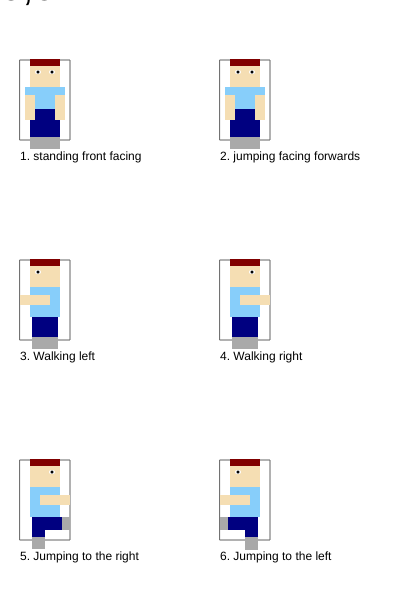
Frame 1 (no input)
Frame 60 (no input): identical to frame 1, image omitted
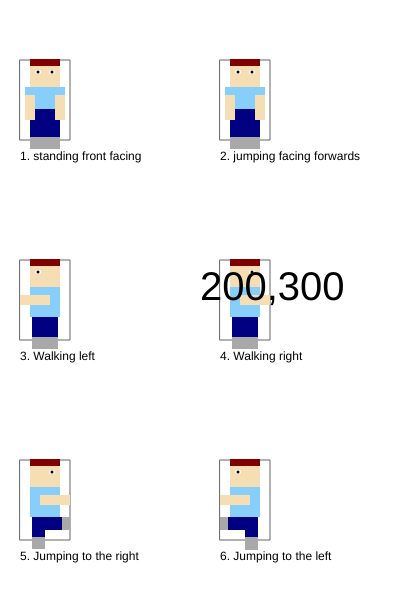
Frame 120 (the mouse pressed at the canvas centre since frame 60)

The p5.js sketch that drew these frames (run headless with seeded random() and noise() and a simulated clock; from frame 60 on, the mouse is pressed at the canvas centre):

// p5.js sketch
// ── sketch.js
/*

The Game Project

2 - Game character

Use p5 drawing functions such as rect, ellipse, line, triangle and
point to draw the different states of your game character.

Write the code so that your character appears inside the box for each
state.

IMPORTANT: For each box the variables gameChar_x & gameChar_y are set to the bottom
center of the box. You must combine these variables with arithmetic to
determine the position of each shape that you draw. This will later allow
you to adjust the position of your game character.

Each state is worth two marks:

//standing front facing = 2
//jumping facing forwards = 2
//walking left = 2
//walking right = 2
//jumping left and jumping right = 2

0 marks = not a reasonable attempt
1 mark = attempted but it lacks detail and you didn't use gameChar_x and gameChar_y correctly
2 marks = you've used a selction of shape functions and made consistent use of gameChar_x and gameChar_y

WARNING: Do not get too carried away. Around 10-20 lines of code should work for each state of your game character.

*/

var gameChar_x = 0;
var gameChar_y = 0;
var skinColor, shirtColor, trouserColor, shoesColor; // colours 


function setup()
{
	createCanvas(400, 600);
	var skinColor = color(245,222,179);//Wheat
	var shirtColor = color(135,206,250) // LightSkyBlue
	var trouserColor = color(0,0,128) // Navy
	var shoesColor = color(169,169,169) // DarkGray
}

function draw()
{
	background(255);

	//Standing, facing frontwards

	stroke(100);
	noFill();
	rect(20, 60, 50, 80);
	noStroke();
	fill(0);
	text("1. standing front facing", 20, 160);

	gameChar_x = 45;
	gameChar_y = 137;
	//Add your code here ...

	//Standing, facing frontwards
	var skinColor = color(245,222,179);//Wheat
	var shirtColor = color(135,206,250) // LightSkyBlue
	var trouserColor = color(0,0,128) // Navy
	var shoesColor = color(169,169,169) // DarkGray
	//head
	fill(skinColor)
	rect(gameChar_x-15, gameChar_y-80+2, 30, 28);
	fill(128,0,0)//maroon
	rect(gameChar_x-15, gameChar_y-80+2, 30, 7); // hair
		//eyes whites
		fill(255);
		ellipse(gameChar_x-7, gameChar_y-65, 6,4);
		ellipse(gameChar_x+7, gameChar_y-65, 6,4);
		//eyes pupil
		fill (0);
		ellipse(gameChar_x-7, gameChar_y-65, 3,3);
		ellipse(gameChar_x+7, gameChar_y-65, 3,3);
	//body
	fill(shirtColor); // LightSkyBlue
	rect(gameChar_x-20, gameChar_y-50, 40, 30);
	//Legs
	fill(trouserColor); // Navy
	rect(gameChar_x-15, gameChar_y-28, 30, 40);
	//arms 
	fill(skinColor) // PeachPuff
	rect(gameChar_x-20, gameChar_y-42, 10, 25); // left
	rect(gameChar_x+10, gameChar_y-42, 10, 25); // right
	//feet
	fill(shoesColor) // DarkGray
	rect(gameChar_x-15, gameChar_y, 30, 12);



	//Jumping facing forwards
	stroke(100);
	noFill();
	rect(220, 60, 50, 80);
	noStroke();
	fill(0);
	text("2. jumping facing forwards", 220, 160);

	gameChar_x = 245;
	gameChar_y = 137;
	//Add your code here ...
		//Jumping facing forwards
		var skinColor = color(245,222,179);//Wheat
		var shirtColor = color(135,206,250) // LightSkyBlue
		var trouserColor = color(0,0,128) // Navy
		var shoesColor = color(169,169,169) // DarkGray
		//head
		fill(skinColor)
		rect(gameChar_x-15, gameChar_y-80+2, 30, 28);
		fill(128,0,0)//maroon
		rect(gameChar_x-15, gameChar_y-80+2, 30, 7); // hair
			//eyes whites
			fill(255);
			ellipse(gameChar_x-7, gameChar_y-65, 6,4);
			ellipse(gameChar_x+7, gameChar_y-65, 6,4);
			//eyes pupil
			fill (0);
			ellipse(gameChar_x-7, gameChar_y-65, 3,3);
			ellipse(gameChar_x+7, gameChar_y-65, 3,3);
		//body
		fill(shirtColor); // LightSkyBlue
		rect(gameChar_x-20, gameChar_y-50, 40, 30);
		//Legs
		fill(trouserColor); // Navy
		rect(gameChar_x-15, gameChar_y-28, 30, 40);
		//arms 
		fill(skinColor) // PeachPuff	
		rect(gameChar_x-20, gameChar_y-42, 10, 25); // left
		rect(gameChar_x+10, gameChar_y-42, 10, 25); // right
		//feet
		fill(shoesColor) // DarkGray
		rect(gameChar_x-15, gameChar_y, 30, 12);



	//Walking, turned left
	stroke(100);
	noFill();
	rect(20, 260, 50, 80);
	noStroke();
	fill(0);
	text("3. Walking left", 20, 360);

	gameChar_x = 45;
	gameChar_y = 337;
	//Add your code here ...
	//Walking, turned left
	var skinColor = color(245,222,179);//Wheat
	var shirtColor = color(135,206,250) // LightSkyBlue
	var trouserColor = color(0,0,128) // Navy
	var shoesColor = color(169,169,169) // DarkGray
	//head
	fill(skinColor)
	rect(gameChar_x-15, gameChar_y-80+2, 30, 28);
	fill(128,0,0)//maroon
	rect(gameChar_x-15, gameChar_y-80+2, 30, 7); // hair
		//eyes whites
		fill(255);
		ellipse(gameChar_x-7, gameChar_y-65, 6,4); // left
		// ellipse(gameChar_x+7, gameChar_y-65, 6,4); // right
		//eyes pupil
		fill (0);
		ellipse(gameChar_x-7, gameChar_y-65, 3,3); // left
		// ellipse(gameChar_x+7, gameChar_y-65, 3,3);// right
		//Legs
		fill(trouserColor); // Navy
		rect(gameChar_x-13, gameChar_y-28, 26, 40);
	//body
	fill(shirtColor); // LightSkyBlue
	rect(gameChar_x-15, gameChar_y-50, 30, 30);
	//arms 
	fill(skinColor) // PeachPuff	
	// rect(gameChar_x-20, gameChar_y-42, 10, 25); // left side - right arm
	rect(gameChar_x-25, gameChar_y-42, 30, 10); // right side - left arm pointing left

	// rect(gameChar_x-5, gameChar_y-42, 10, 25); // right side - left arm pointing down
	//feet
	fill(shoesColor) // DarkGray
	rect(gameChar_x-13, gameChar_y, 26, 12);


	//Walking, turned right
	stroke(100);
	noFill();
	rect(220, 260, 50, 80);
	noStroke();
	fill(0);
	text("4. Walking right", 220, 360);

	gameChar_x = 245;
	gameChar_y = 337;
	var skinColor = color(245,222,179);//Wheat
	var shirtColor = color(135,206,250) // LightSkyBlue
	var trouserColor = color(0,0,128) // Navy
	var shoesColor = color(169,169,169) // DarkGray

	// Walking Turned Right
	//head
	fill(skinColor)
	rect(gameChar_x-15, gameChar_y-80+2, 30, 28);
	fill(128,0,0)//maroon
	rect(gameChar_x-15, gameChar_y-80+2, 30, 7); // hair
		//eyes whites
		fill(255);
		// ellipse(gameChar_x-7, gameChar_y-65, 6,4); // left
		ellipse(gameChar_x+7, gameChar_y-65, 6,4); // right
		//eyes pupil
		fill (0);
		// ellipse(gameChar_x-7, gameChar_y-65, 3,3); // left
		ellipse(gameChar_x+7, gameChar_y-65, 3,3);// right
		
		//Legs
		fill(trouserColor); // Navy
		rect(gameChar_x-13, gameChar_y-28, 26, 40);
	//body
	fill(shirtColor); // LightSkyBlue
	rect(gameChar_x-15, gameChar_y-50, 30, 30);
	//arms 
	fill(skinColor) // PeachPuff	
	// rect(gameChar_x-20, gameChar_y-42, 10, 25); // left
	// rect(gameChar_x-5, gameChar_y-42, 10, 25); // right
	// rect(gameChar_x-25, gameChar_y-42, 30, 10); // right side - left arm point left
	rect(gameChar_x-5, gameChar_y-42, 30, 10); // Right arm pointing right

	//feet
	fill(shoesColor) // DarkGray
	rect(gameChar_x-13, gameChar_y, 26, 12);

//Jumping right
	stroke(100);
	noFill();
	rect(20, 460, 50, 80);
	noStroke();
	fill(0);
	text("5. Jumping to the right", 20, 560);

	gameChar_x = 45;
	gameChar_y = 537;
	//Add your code here ...
// Jumping Turned Right
	//head
	fill(skinColor)
	rect(gameChar_x-15, gameChar_y-80+2, 30, 28);
	fill(128,0,0)//maroon
	rect(gameChar_x-15, gameChar_y-80+2, 30, 7); // hair
		//eyes whites
		fill(255);
		// ellipse(gameChar_x-7, gameChar_y-65, 6,4); // left
		ellipse(gameChar_x+7, gameChar_y-65, 6,4); // right
		//eyes pupil
		fill (0);
		// ellipse(gameChar_x-7, gameChar_y-65, 3,3); // left
		ellipse(gameChar_x+7, gameChar_y-65, 3,3);// right
		//Legs
		fill(trouserColor); // Navy
		rect(gameChar_x-13, gameChar_y-28, 13, 40); // left side , right leg straight while jumping right
		rect(gameChar_x, gameChar_y-20, 22, 13); // right side , left leg up while jumping right
	//body
	fill(shirtColor); // LightSkyBlue
	rect(gameChar_x-15, gameChar_y-50, 30, 30);
	//arms 
	fill(skinColor) // PeachPuff	
	// rect(gameChar_x-20, gameChar_y-42, 10, 25); // left
	// rect(gameChar_x-5, gameChar_y-42, 10, 25); // right
	rect(gameChar_x-5, gameChar_y-42, 30, 10); // Right arm pointing right

	//feet
	fill(shoesColor) // DarkGray
	rect(gameChar_x-13, gameChar_y, 13, 12); // left side, right foot/shoe while jumping
	rect(gameChar_x+17, gameChar_y-20, 8, 13); // right side, left left foot/shoe while jumping 


	//Jumping to the left
	stroke(100);
	noFill();
	rect(220, 460, 50, 80);
	noStroke();
	fill(0);
	text("6. Jumping to the left", 220, 560);

	gameChar_x = 245;
	gameChar_y = 537;
	//Add your code here ...

//Jumping, turned left
var skinColor = color(245,222,179);//Wheat
var shirtColor = color(135,206,250) // LightSkyBlue
var trouserColor = color(0,0,128) // Navy
var shoesColor = color(169,169,169) // DarkGray
//head
fill(skinColor)
rect(gameChar_x-15, gameChar_y-80+2, 30, 28);
fill(128,0,0)//maroon
rect(gameChar_x-15, gameChar_y-80+2, 30, 7); // hair
	//eyes whites
	fill(255);
	ellipse(gameChar_x-7, gameChar_y-65, 6,4); // left
	// ellipse(gameChar_x+7, gameChar_y-65, 6,4); // right
	//eyes pupil
	fill (0);
	ellipse(gameChar_x-7, gameChar_y-65, 3,3); // left
	// ellipse(gameChar_x+7, gameChar_y-65, 3,3);// right
	//Legs
	fill(trouserColor); // Navy
	rect(gameChar_x, gameChar_y-28, 13, 40); // right side, left leg straight while jumping left
	rect(gameChar_x-20, gameChar_y-20, 20, 13); // left side , right left bent while jumping left
//body
fill(shirtColor); // LightSkyBlue
rect(gameChar_x-15, gameChar_y-50, 30, 30);
//arms 
fill(skinColor) // PeachPuff	
// rect(gameChar_x-20, gameChar_y-42, 10, 25); // left

rect(gameChar_x-25, gameChar_y-42, 30, 10); // right
//feet
fill(shoesColor) // DarkGray
rect(gameChar_x, gameChar_y, 13, 13); // right side, right foot/shoe while jumping
rect(gameChar_x-25, gameChar_y-20, 8, 13); // left side, right foot/shoe bent while jumping 
 
	 // a helpful mouse coordinate pointer
	 push()
	 fill(0,0,0);
	 textSize(40)
	 noStroke();
	 text(`${mouseX},${mouseY}`,mouseX, mouseY);
	 pop()

}
